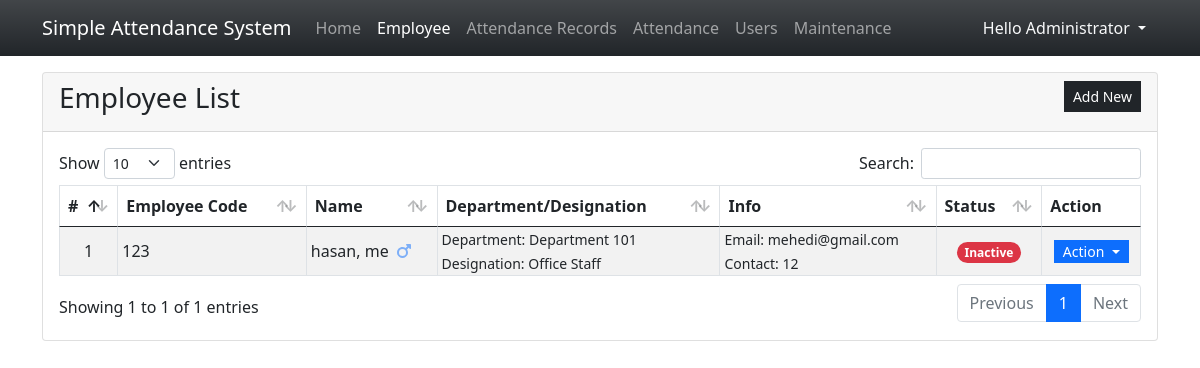
The page /?page=employees (signed in) on the database as committed earlier.
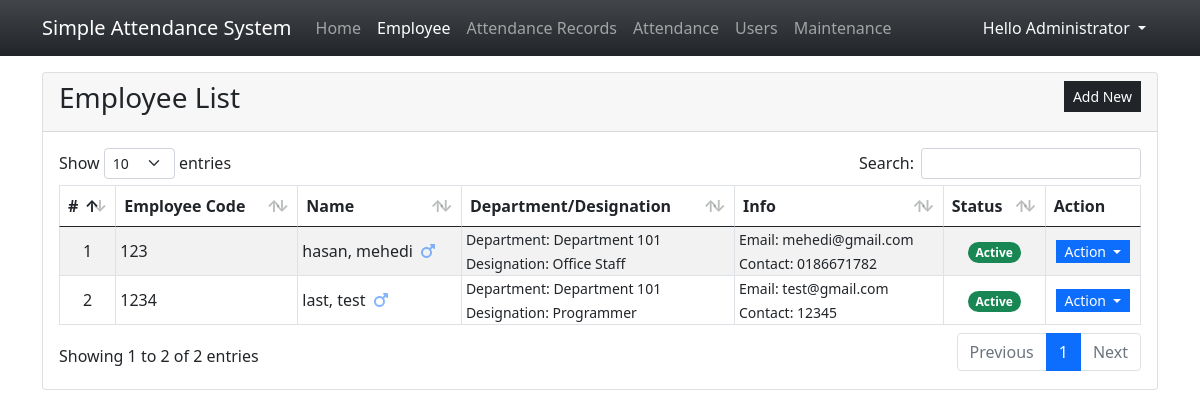
The same page on the database as committed later.
### tables this page shows
CREATE TABLE employee_list (
            `employee_id` INTEGER NOT NULL PRIMARY KEY AUTOINCREMENT,
            `employee_code` TEXT NOT NULL,
            `firstname` TEXT NOT NULL,
            `middlename` TEXT NULL,
            `lastname` TEXT NOT NULL,
            `gender` TEXT NOT NULL,
            `department_id` INTEGER NULL,
            `designation_id` INTEGER NULL,
            `contact` TEXT NOT NULL,
            `email` TEXT NOT NULL,
            `status` INTEGER NOT NULL DEFAULT 1,
            `date_created` TIMESTAMP DEFAULT CURRENT_TIMESTAMP,
            `date_updated` TIMESTAMP NULL, password varchar(255) NULL,
            FOREIGN KEY(`department_id`) REFERENCES `department_list`(`department_id`) ON DELETE SET NULL,
            FOREIGN KEY(`designation_id`) REFERENCES `designation_list`(`designation_id`) ON DELETE SET NULL
        );

CREATE TABLE department_list (
            `department_id` INTEGER NOT NULL PRIMARY KEY AUTOINCREMENT,
            `name` TEXT NOT NULL,
            `status` INTEGER NOT NULL DEFAULT 1,
            `date_created` TIMESTAMP DEFAULT CURRENT_TIMESTAMP
        );

CREATE TABLE designation_list (
            `designation_id` INTEGER NOT NULL PRIMARY KEY AUTOINCREMENT,
            `name` TEXT NOT NULL,
            `status` INTEGER NOT NULL DEFAULT 1,
            `date_created` TIMESTAMP DEFAULT CURRENT_TIMESTAMP
        );

### employees.php (the view, shortened to what this page needs)
<div class="card">
    <div class="card-header d-flex justify-content-between">
        <h3 class="card-title">Employee List</h3>
        <div class="card-tools align-middle">
            <button class="btn btn-dark btn-sm py-1 rounded-0" type="button" id="create_new">Add New</button>
        </div>
    </div>
    <div class="card-body">
        <table class="table table-hover table-striped table-bordered">
            <thead>
                <tr>
                    <th>#</th>
                    <th>Employee Code</th>
                    <th>Name</th>
                    <th>Department/Designation</th>
                    <th>Info</th>
                    <th>Status</th>
                    <th>Action</th>
                </tr>
            </thead>
            <tbody>
                <?php
                $sql = "SELECT e.*,(e.lastname || ', ' || e.firstname || ' ' || e.middlename) as `name`,d.name as dept, dd.name as desg FROM `employee_list`e INNER JOIN `department_list` d on e.department_id = d.department_id inner join `designation_list` dd on e.designation_id = dd.designation_id  order by `name` asc";
                $qry = $conn->query($sql);
                $i = 1;
                    while($row = $qry->fetchArray()):
                ?>
                <tr>
                    <td class="text-center p-0"><?php echo $i++; ?></td>
                    <td class="py-0 px-1"><?php echo $row['employee_code'] ?></td>
                    <td class="py-0 px-1"><?php echo $row['name'] ?>
                    <?php if($row['gender'] == "Male"): ?>
                        <span class="fa fa-mars mx-1 text-primary opacity-50" title="Male"></span>
                    <?php else: ?>
                        <span class="fa fa-venus mx-1 text-danger opacity-50" title="Female"></span>
                    <?php endif; ?>
                    </td>
                    <td class="py-0 px-1">
                        <small>Department: <?php echo $row['dept'] ?></small><br>
                        <small>Designation: <?php echo $row['desg'] ?></small>
                    </td>
                    <td class="py-0 px-1">
                        <small>Email: <?php echo $row['email'] ?></small><br>
                        <small>Contact: <?php echo $row['contact'] ?></small>
                    </td>
                    <td class="py-0 px-1 text-center">
                    <?php if($row['status'] == 1): ?>
                        <span class="badge bg-success rounded-pill">Active</span>
                    <?php else: ?>
                        <span class="badge bg-danger rounded-pill">Inactive</span>
                    <?php endif; ?>
                    </td>
                    <th class="text-center py-0 px-1">
                        <div class="btn-group" role="group">
                            <button id="btnGroupDrop1" type="button" class="btn btn-primary dropdown-toggle btn-sm rounded-0 py-0" data-bs-toggle="dropdown" aria-expanded="false">
                            Action
                            </button>
                        </div>
                    </th>
                </tr>
                <?php endwhile; ?>
            </tbody>
        </table>
    </div>
</div>

Rows that differ between the two databases and show on the page:
changed employee_list "mehedi@gmail.com": name "hasan, me" → "hasan, mehedi"; contact "12" → "0186671782"; status "Inactive" → "Active"
added employee_list: employee_code "1234", name "last, test", gender "Male" (drawn), department.name "Department 101", designation.name "Programmer", email "test@gmail.com", contact "12345", status "Active"
Other text that changed with them:
text written by a page script: "Show entries Search: Showing 1 to 1 of 1 entries Previous 1 Next" → "Show entries Search: Showing 1 to 2 of 2 entries Previous 1 Next"
